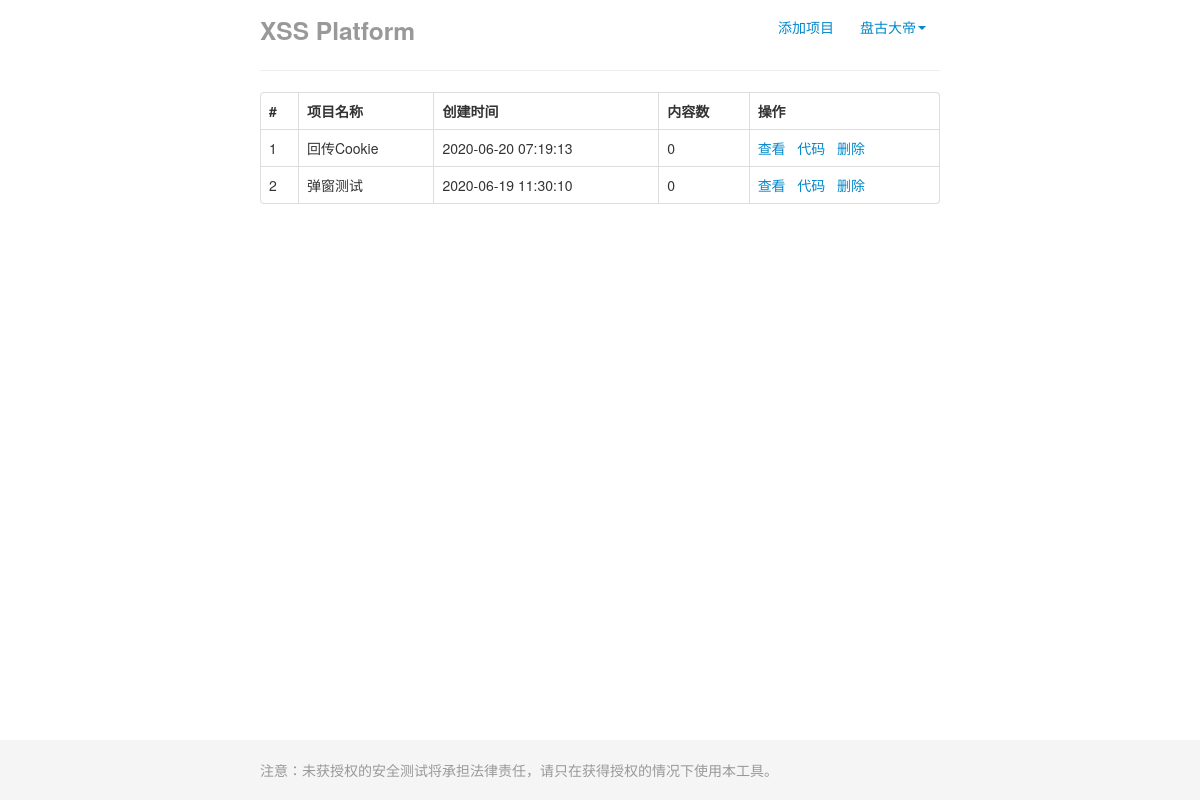
/project/index.php (signed in), run on the app's committed database.
### tables this page shows
CREATE TABLE `project` (
  `guid` varchar(255) NOT NULL,
  `user_guid` varchar(255) NOT NULL,
  `project_name` varchar(255) NOT NULL,
  `timestamp` timestamp NOT NULL DEFAULT CURRENT_TIMESTAMP,
  `payload` text NOT NULL
);

### project/index.php (the view, shortened to what this page needs)
<?php
  include("../utils/mysqli_utils.php");
  $stmt = $con->prepare("SELECT `guid`,`project_name`,`project`.`timestamp`, ifnull(`num`,0) as num FROM `project` LEFT JOIN (SELECT `project_guid`,COUNT(*) as num FROM `result` GROUP BY `project_guid`) t ON `project`.`guid`=t.`project_guid` WHERE `user_guid`=?");
  $stmt->bind_param("s", $_SESSION['user_guid']);
  $stmt->execute();
  $result = $stmt->get_result();
?>
<!DOCTYPE html>
<html>
  <head>
    <link href="../assets/css/bootstrap.css" rel="stylesheet">
    <link href="../assets/css/bootstrap-responsive.css" rel="stylesheet">
  </head>
  <body>
    <div id="wrap">
      <div class="container">
        <?php include("../commons/nav.inc");?>
        <hr>
        <table class="table table-hover table-bordered">
        <thead>
          <tr>
            <th>
                #
            </th>
            <th>
                项目名称
            </th>
            <th>
                创建时间
            </th>
            <th>
                内容数
            </th>
            <th>
                操作
            </th>
          </tr>
        </thead>
        <tbody>
          <?php
            if (!empty($result) && mysqli_num_rows($result) != 0) {
            $i = 1;
            while ($row = $result->fetch_array()) {
          ?>
          <tr>
            <td>
              <?php echo $i; ?>
            </td>
            <td>
              <?php echo $row['project_name']; ?>
            </td>
            <td>
              <?php echo $row['timestamp']; ?>
            </td>
            <td>
              <?php echo $row['num']; ?>
            </td>
            <td>
              <?php echo "<a href=\"result.php?id=".$row['guid']."\">查看</a>" ?>
              <?php echo "<a href=\"viewCode.php?id=".$row['guid']."\">代码</a>" ?>
              <?php echo "<a href=\"delete.php?id=".$row['guid']."\">删除</a>" ?>
            </td>
          </tr>
          <?php
            $i = $i + 1;
            }
          }
          ?>
        </tbody>
        </table>
      </div>
      <div id="push"></div>
    </div>
    <div id="footer">
      <div class="container">
        <p class="muted credit">注意：未获授权的安全测试将承担法律责任，请只在获得授权的情况下使用本工具。</p>
      </div>
    </div>
</body></html>

### project/index.php (style rules this page uses)
html, body { height: 100%; }
#wrap { min-height: 100%; height: auto !important; height: 100%; margin: 0 auto -60px; }
#push, #footer { height: 60px; }
#footer { background-color: #f5f5f5; }
.container { width: auto; max-width: 680px; }
.container .credit { margin: 20px 0; }

### data on the page
project: project_name "回传Cookie", timestamp "2020-06-20 07:19:13", num "0"
project: project_name "弹窗测试", timestamp "2020-06-19 11:30:10", num "0"

### other printed values
$_SESSION['nickname'] "盘古大帝"
